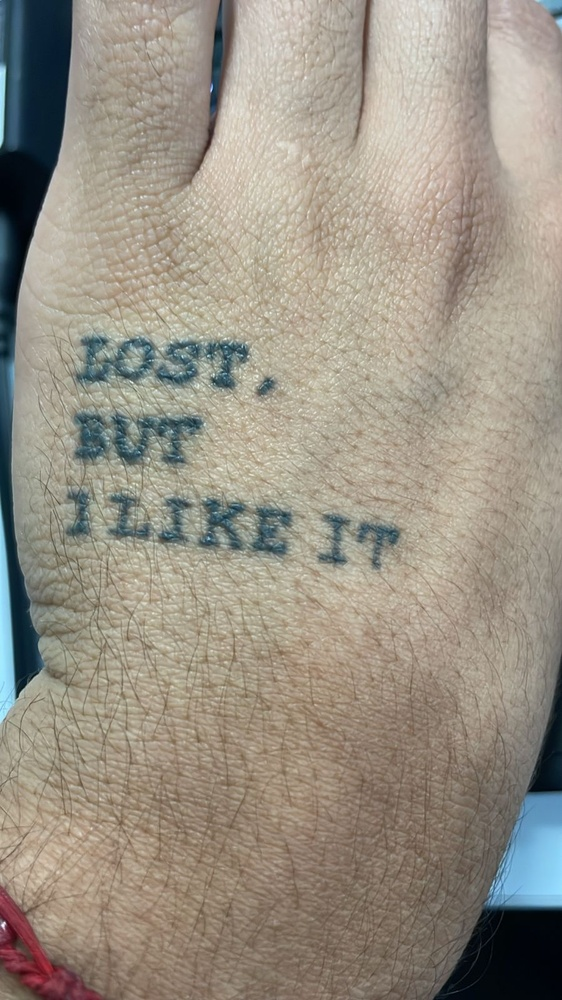
#> input picture DataSet/tatuaje.jpeg, 562 x 1000 px, shrunk from 900 x 1600 before the run
$ python metodoABCDE.py
#> lines starting #> are read from the running program, lines starting #| are printed output that depends on the picture; after the words box and inside, x2 and y2 are one past the last pixel; in counts of white or black regions, pixels touching at a corner belong together
#> in procesar_imagen, img is the input picture: PIL image 562x1000 RGB; mean R, G, B 152.9, 145.6, 132.7
from PIL import Image
import numpy as np

UMBRAL_BINARIO = 145
MAX_VALOR = 255

#Funcion para convertir la imagen cargada en RGB a escala de grises
# Se define la funcion y se manda la imagen como parametro
# La imagen se convierte en un array, se recorre cada fila de la imagen
# Se crea una nueva fila para la imagen en escala de grises
# Recorre cada pixel de la fila, obtiene los valores RGB y los guarda en variables
# Se calcula el valor de gris usando la formula de luminosidad
# Agregar el valor de gris a la nueva fila, se agrega la fila a la imagen en escala de grises
#Se retorna la imagen en escala de grises como un array de numpy

def convertir_a_grises(img):

    imagen_gris = []

    for fila in img:
        nueva_fila = []
        for pixel in fila:
            r, g, b = pixel
            gris = int(0.21 * r + 0.72 * g + 0.07 * b)
            nueva_fila.append(gris)
        imagen_gris.append(nueva_fila)
#> after the loop, imagen_gris = 1000 items
    return np.array(imagen_gris)
#| (1000, 562)
#| 0 249

#Funcion para convertir la imagen en escala de grises a una imagen binaria
# Se define la funcion y se manda la imagen como parametro
# La imagen se convierte en un array, se recorre cada fila de la imagen
# Se crea una nueva fila para la imagen binaria
# Recorre cada pixel de la fila, obtiene los valores y si es mayor al umbral se asigna blanco
# Si es menor o igual al umbral se asigna negro
# Agregar el valor de la fila binaria a la imagen binaria
#Se retorna la imagen binaria como un array de numpy
def convertir_a_binario(img_gris):

    imagen_binaria = []

    for fila in img_gris:
        nueva_fila = []
        for valor in fila:
            if valor > UMBRAL_BINARIO:
                nueva_fila.append(MAX_VALOR)
            else:
                nueva_fila.append(0)
        imagen_binaria.append(nueva_fila)
#> after the loop, imagen_binaria = 1000 items

    return np.array(imagen_binaria)
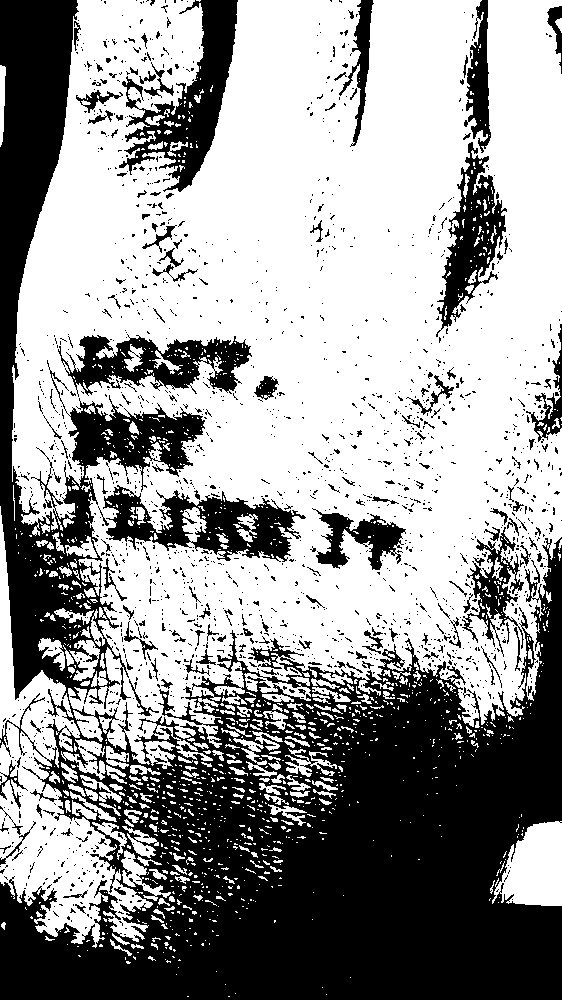
#> returned value: shape (1000, 562) int64; 60.2% white; 1783 black regions (1617 under 20 px), largest, box (x1, y1, x2, y2) and area: (0, 0, 562, 1000) 173603, (119, 0, 238, 192) 8052, (103, 485, 306, 562) 6990
#| (1000, 562)
#| 0 255

#Funcion para quedarse con el componente mas grande de la imagen binaria
#Se define la función y se manda como parametro la imagen binaria
#Se obtiene el alto y ancho de la imagen binaria
#Se crea una matriz en false, al visitar los pixeles cambia a true
#mejor_pixels almacena los pixeles del componente mas grande
#Se recorre cada fila y columna de la imagen binaria
#Si el pixel ya fue visitado o es blanco se continua al siguiente pixel
#Se inicia un flood fill en los pixeles, almacenando
def componente_mas_grande(img_binaria):
    alto, ancho = img_binaria.shape
#> alto = 1000; ancho = 562
    visitado = np.zeros((alto, ancho), dtype=bool) #
    mejor_pixels = []

    for y in range(alto):
        for x in range(ancho):
            if visitado[y][x]:
                continue
            if img_binaria[y][x] != 0:
                continue

            # flood fill en negros
            stack = [(y, x)] #esto sirve para almacenar los pixeles a visitar
            visitado[y][x] = True
            pixeles = []

            while stack:
                cy, cx = stack.pop()
                pixeles.append((cy, cx))

                for ny, nx in ((cy-1, cx), (cy+1, cx), (cy, cx-1), (cy, cx+1)):
                    if 0 <= ny < alto and 0 <= nx < ancho and not visitado[ny][nx]:
                        if img_binaria[ny][nx] == 0:
                            visitado[ny][nx] = True
                            stack.append((ny, nx))

            if len(pixeles) > len(mejor_pixels):
                mejor_pixels = pixeles

    if not mejor_pixels:
        return img_binaria

    salida = np.full_like(img_binaria, MAX_VALOR)
    for y, x in mejor_pixels:
        salida[y][x] = 0
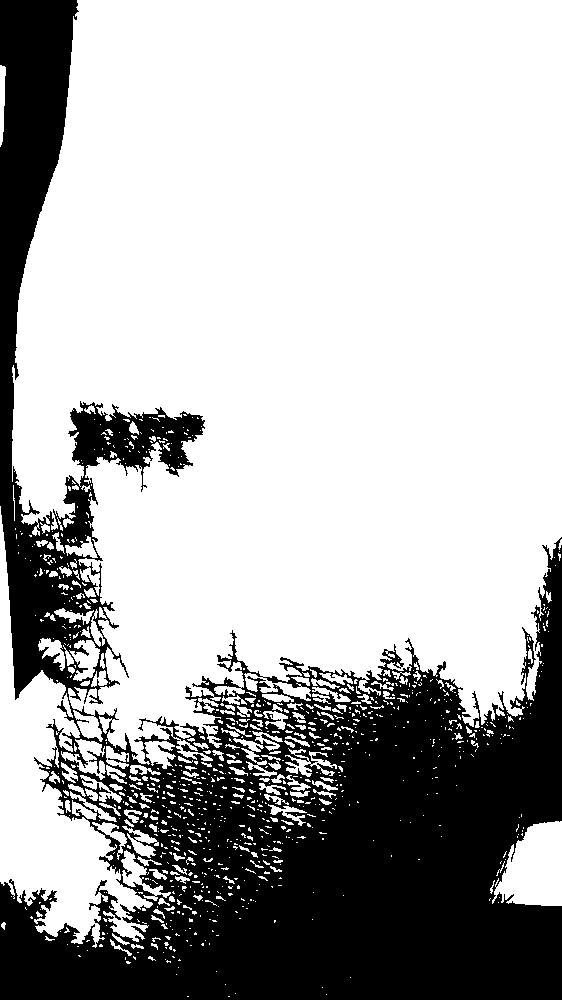
#> salida: shape (1000, 562) int64; 69.6% white; 1 black region, box (x1, y1, x2, y2) and area: (0, 0, 562, 1000) 170995

    return salida

#Funcion para recortar la imagen binaria alrededor del unar
#Se define la funcion y se manda la imagen binaria como parametro
#Se crean dos listas para almacenar las coordenadas de los pixeles del lunar
#Se recorre cada fila y columna de la imagen binaria

def recortar_lunar(img_binaria):

    ys, xs = [], [] #Listas para almacenar las coordenadas de los pixeles del lunar

    for y in range(img_binaria.shape[0]): #Recorre cada fila de la imagen binaria
        for x in range(img_binaria.shape[1]): #Recorre cada columna de la imagen binaria
            if img_binaria[y][x] == 0:  #Si el pixel es negro (lunar)
                ys.append(y) #Agrega la coordenada y a la lista
                xs.append(x) #Agrega la coordenada x a la lista

    if not ys or not xs:
        return img_binaria

    min_y, max_y = min(ys), max(ys) #Obtiene las coordenadas minimas y maximas en y
#> min_y = 0; max_y = 999
    min_x, max_x = min(xs), max(xs) #Obtiene las coordenadas minimas y maximas en x
#> min_x = 0; max_x = 561

    return img_binaria[min_y:max_y+1, min_x:max_x+1] #Retorna la imagen binaria recortada alrededor del lunar

def rellenar_huecos(img_binaria):
    alto, ancho = img_binaria.shape
#> alto = 1000; ancho = 562

    # matriz para marcar fondo real
    visitado = np.zeros((alto, ancho), dtype=bool)

    # pila para flood fill
    stack = []

    # 1. agregar píxeles blancos del borde
    for x in range(ancho):
        if img_binaria[0][x] == 255:
            stack.append((0, x))
        if img_binaria[alto-1][x] == 255:
            stack.append((alto-1, x))
#> after the loop, stack = 485 pairs, first value 0 to 0, second value 77 to 561

    for y in range(alto):
        if img_binaria[y][0] == 255:
            stack.append((y, 0))
        if img_binaria[y][ancho-1] == 255:
            stack.append((y, ancho-1))
#> after the loop, stack = 1571 pairs, first value 0 to 905, second value 0 to 561

    # 2. flood fill desde el borde
    while stack:
        y, x = stack.pop()

        if y < 0 or y >= alto or x < 0 or x >= ancho:
            continue
        if visitado[y][x]:
            continue
        if img_binaria[y][x] != MAX_VALOR:
            continue

        visitado[y][x] = True

        # vecinos 4
        stack.extend([
            (y-1, x),
            (y+1, x),
            (y, x-1),
            (y, x+1)
        ])
#> this loop made 1474715 passes
#> (y, x) on passes 1 to 3: (905, 561), (905, 562), (905, 560)
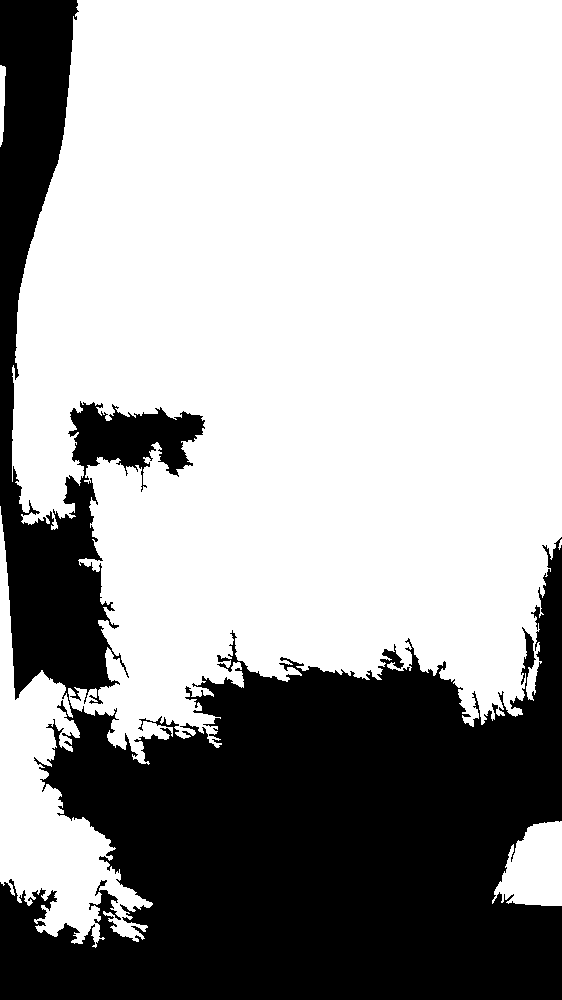
#> visitado: shape (1000, 562) bool; 65.5% white; 1 black region, box (x1, y1, x2, y2) and area: (0, 0, 562, 1000) 193714
#> after the loop, stack = []

    # 3. rellenar huecos
    resultado = img_binaria.copy()

    for y in range(alto):
        for x in range(ancho):
            if img_binaria[y][x] == MAX_VALOR and not visitado[y][x]:
                resultado[y][x] = 0  # es hueco → lunar
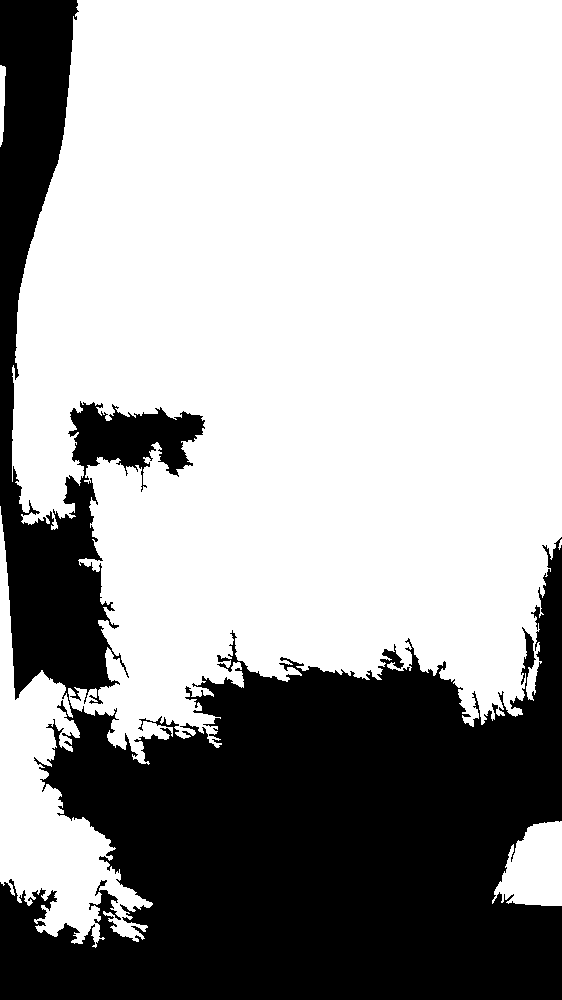
#> resultado: shape (1000, 562) int64; 65.5% white; 1 black region, box (x1, y1, x2, y2) and area: (0, 0, 562, 1000) 193714

    return resultado

def erosionar(img_binaria):
    alto, ancho = img_binaria.shape
    salida = img_binaria.copy()

    for y in range(1, alto - 1):
        for x in range(1, ancho - 1):
            vecinos = img_binaria[y-1:y+2, x-1:x+2]
            salida[y][x] = 0 if np.all(vecinos == 0) else MAX_VALOR

    return salida

def dilatar(img_binaria):
    alto, ancho = img_binaria.shape
#> alto = 1000; ancho = 562
    salida = img_binaria.copy()

    for y in range(1, alto - 1):
        for x in range(1, ancho - 1):
            vecinos = img_binaria[y-1:y+2, x-1:x+2]
            salida[y][x] = 0 if np.any(vecinos == 0) else MAX_VALOR
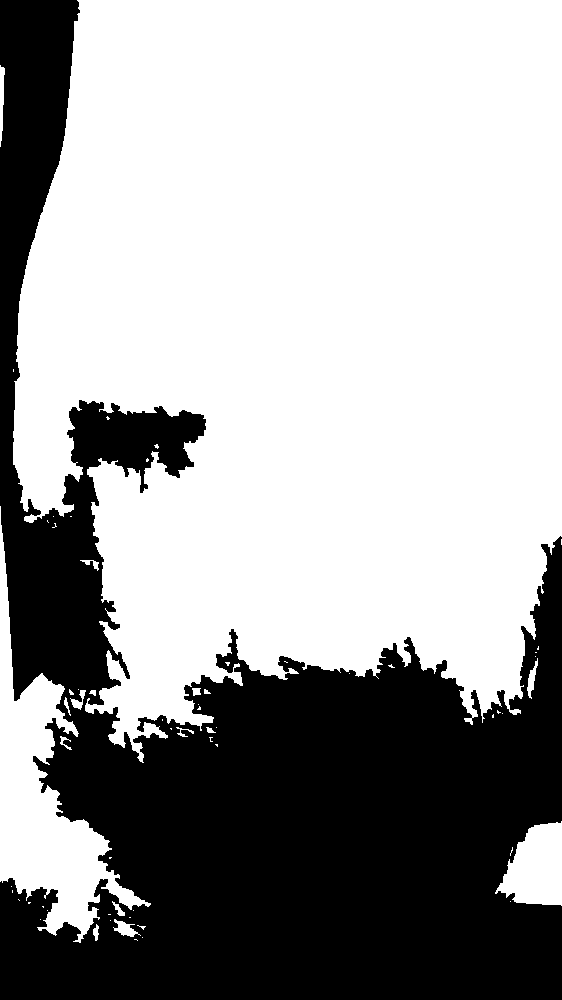
#> salida: shape (1000, 562) int64; 63.8% white; 1 black region, box (x1, y1, x2, y2) and area: (0, 0, 562, 1000) 203228

    return salida

def contorno_morfologico(img_binaria):
    dilatada = dilatar(img_binaria)
    erosionada = erosionar(img_binaria)
#> after the loop in erosionar, `for y in range(1, alto - 1):`:
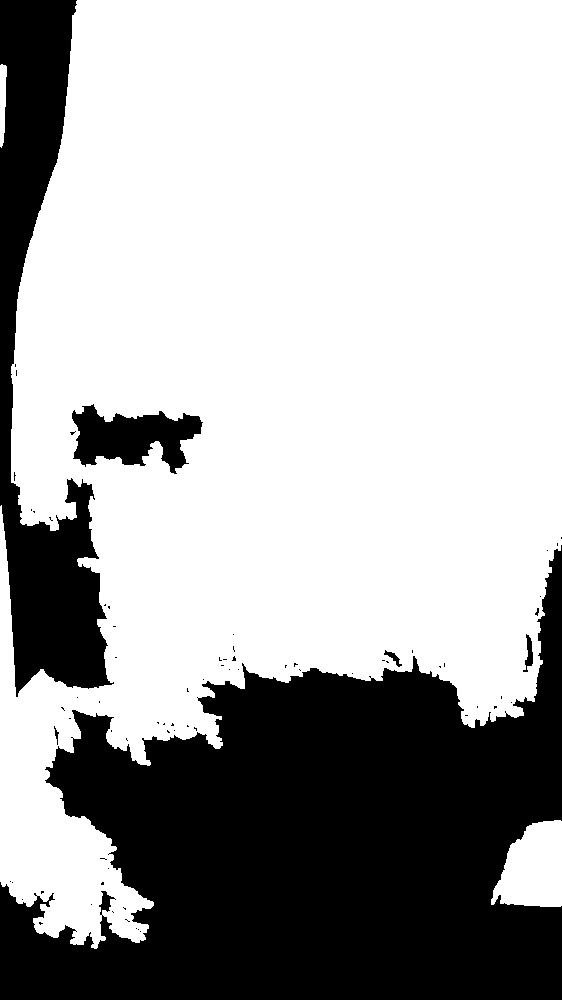
#> salida: shape (1000, 562) int64; 67.1% white; 74 black regions (68 under 20 px), largest, box (x1, y1, x2, y2) and area: (0, 545, 562, 1000) 145710, (0, 0, 114, 697) 33247, (72, 404, 203, 474) 5186, (523, 634, 533, 672) 178, (384, 650, 402, 667) 96, (54, 726, 59, 745) 35
    contorno = np.where(dilatada != erosionada, MAX_VALOR, 0).astype(np.uint8)
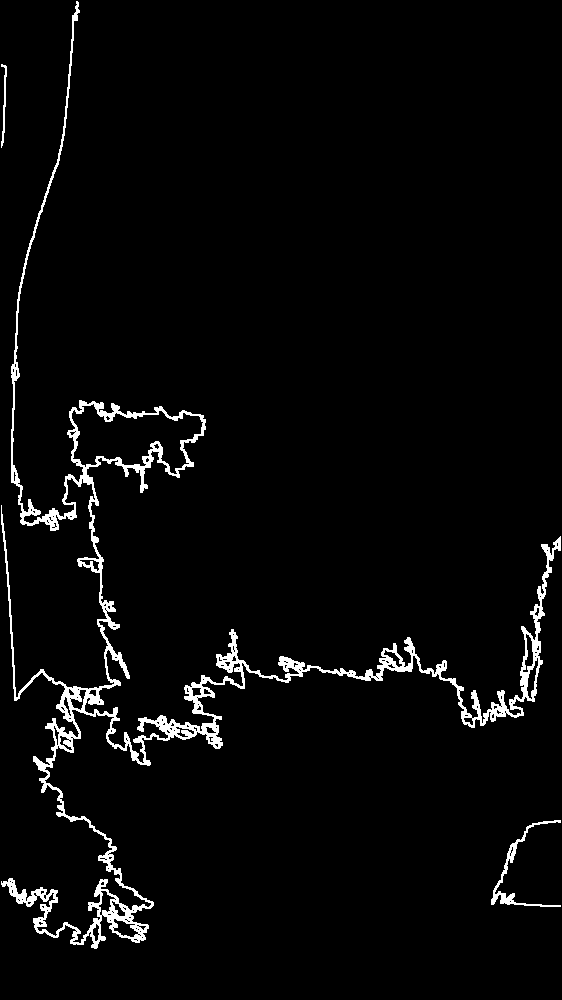
#> contorno: shape (1000, 562); 3.3% white; 3 white regions, box (x1, y1, x2, y2) and area: (1, 1, 561, 949) 17659, (491, 820, 561, 907) 676, (1, 64, 7, 148) 182
    return contorno

def procesar_imagen(ruta):
    #abrir la imagen con pillow
    img = Image.open(ruta)
    img.show()

    #convertir la imagen a un array con numpy
    img_array = np.array(img)

    #convertir la imagen a escala de grises
    gris_manual = convertir_a_grises(img_array)
    print(gris_manual.shape)
    print(gris_manual.min(), gris_manual.max())
    img_gris = Image.fromarray(gris_manual.astype(np.uint8))
    img_gris.show()

    #convertir la imagen en escala de grises a máscara binaria
    binaria_manual = convertir_a_binario(gris_manual)
    print(binaria_manual.shape)
    print(binaria_manual.min(), binaria_manual.max())
    img_bin = Image.fromarray(binaria_manual.astype(np.uint8))
    img_bin.show()

    #quedarse con el componente negro más grande para evitar ruido
    binaria_filtrada = componente_mas_grande(binaria_manual)

    #recortar la máscara binaria
    binaria_recorte = recortar_lunar(binaria_filtrada)
    img_bin_recorte = Image.fromarray(binaria_recorte.astype(np.uint8))
    img_bin_recorte.show()

    binaria_limpia = rellenar_huecos(binaria_recorte)
    Image.fromarray(binaria_limpia.astype(np.uint8)).show()

    contorno = contorno_morfologico(binaria_limpia)
    Image.fromarray(contorno).show()

    print(img_array.shape)
#| (1000, 562, 3)
    print(img_array)
#> (printed output is left out)


if __name__ == "__main__":
    procesar_imagen("./DataSet/tatuaje.jpeg")

$ run again, with DataSet/lunar-1.jpg copied over DataSet/tatuaje.jpeg
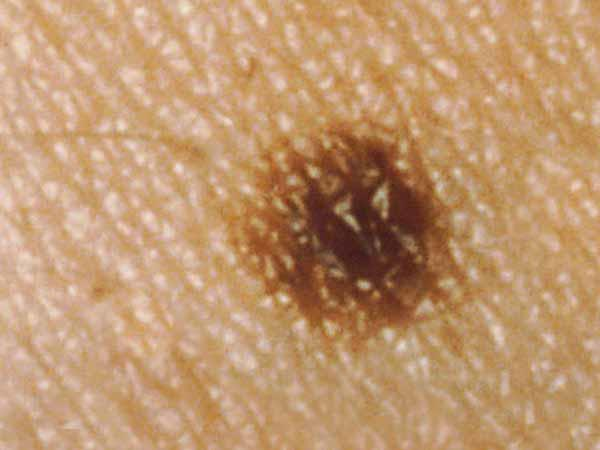
#> input picture DataSet/lunar-1.jpg, 600 x 450 px
#> in procesar_imagen, img is the input picture: PIL image 600x450 RGB; mean R, G, B 191.5, 150.5, 111.5
#> after the loop in convertir_a_grises, `for fila in img:`: imagen_gris = 450 items
#| (450, 600)
#| 30 231
#| (450, 600)
#| 0 255
#> img_bin: PIL image 600x450 L; 80.9% white; 376 black regions (294 under 20 px), largest, box (x1, y1, x2, y2) and area: (214, 104, 504, 364) 41322, (457, 399, 505, 450) 717, (172, 349, 222, 425) 711
#> img_bin_recorte: PIL image 288x260 L; 44.8% white; 63 white regions (33 under 20 px), largest, box (x1, y1, x2, y2) and area: (113, 55, 288, 260) 9192, (0, 0, 184, 112) 7966, (0, 105, 114, 260) 7847
#> after the loop in rellenar_huecos, `for x in range(ancho):`: stack = 574 pairs, first value 0 to 259, second value 0 to 287
#> after the loop in rellenar_huecos, `for y in range(alto):`: stack = 1089 pairs, first value 0 to 259, second value 0 to 287
#> the loop in rellenar_huecos, `while stack:` made 123953 passes
#> x on passes 1 to 3: 287, 288, 286
#> after the loop in rellenar_huecos, `while stack:`:
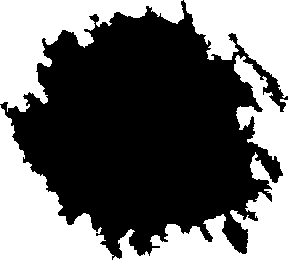
#> visitado: shape (260, 288) bool; 41% white; 4 white regions, box (x1, y1, x2, y2) and area: (113, 55, 288, 260) 9186, (0, 0, 184, 112) 7963, (0, 105, 114, 260) 7841, (184, 0, 288, 98) 5726
#> after the loop in rellenar_huecos, `while stack:`: stack = []
#> in contorno_morfologico, `contorno = np.where(dilatada != erosionada, MAX_VALOR, 0).astype(np.ui..`:
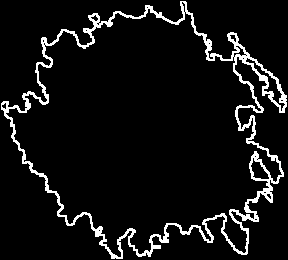
#> contorno: shape (260, 288); 7.1% white in thin lines or dots
#| (450, 600, 3)
#> (printed output is left out)
